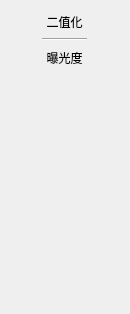
             <widget class="QWidget" name="page_6">
              <property name="geometry">
               <rect>
                <x>0</x>
                <y>0</y>
                <width>130</width>
                <height>314</height>
               </rect>
              </property>
              <attribute name="label">
               <string>阈值缩放</string>
              </attribute>
              <layout class="QGridLayout" name="gridLayout_5">
               <item row="0" column="0">
                <widget class="QToolButton" name="toolButton_12">
                 <property name="cursor">
                  <cursorShape>PointingHandCursor</cursorShape>
                 </property>
                 <property name="layoutDirection">
                  <enum>Qt::LeftToRight</enum>
                 </property>
                 <property name="styleSheet">
                  <string notr="true">QToolButton{
	border:none;
}
QToolButton:hover{
	background-color: rgb(214, 214, 214);
}
QToolButton:checked{
	background-color: rgb(214, 214, 214);
}</string>
                 </property>
                 <property name="text">
                  <string>二值化</string>
                 </property>
                 <property name="icon">
                  <iconset resource="iconimage.qrc">
                   <normaloff>:/iconImage/icon_threshold.png</normaloff>:/iconImage/icon_threshold.png</iconset>
                 </property>
                 <property name="iconSize">
                  <size>
                   <width>25</width>
                   <height>25</height>
                  </size>
                 </property>
                 <property name="checkable">
                  <bool>true</bool>
                 </property>
                 <property name="checked">
                  <bool>false</bool>
                 </property>
                 <property name="autoExclusive">
                  <bool>true</bool>
                 </property>
                 <property name="toolButtonStyle">
                  <enum>Qt::ToolButtonTextBesideIcon</enum>
                 </property>
                </widget>
               </item>
               <item row="2" column="0">
                <widget class="QToolButton" name="toolButton_13">
                 <property name="cursor">
                  <cursorShape>PointingHandCursor</cursorShape>
                 </property>
                 <property name="layoutDirection">
                  <enum>Qt::LeftToRight</enum>
                 </property>
                 <property name="styleSheet">
                  <string notr="true">QToolButton{
	border:none;
}
QToolButton:hover{
	background-color: rgb(214, 214, 214);
}
QToolButton:checked{
	background-color: rgb(214, 214, 214);
}</string>
                 </property>
                 <property name="text">
                  <string>曝光度</string>
                 </property>
                 <property name="icon">
                  <iconset resource="iconimage.qrc">
                   <normaloff>:/iconImage/icon_scale_image.png</normaloff>:/iconImage/icon_scale_image.png</iconset>
                 </property>
                 <property name="iconSize">
                  <size>
                   <width>25</width>
                   <height>25</height>
                  </size>
                 </property>
                 <property name="checkable">
                  <bool>true</bool>
                 </property>
                 <property name="checked">
                  <bool>false</bool>
                 </property>
                 <property name="autoExclusive">
                  <bool>true</bool>
                 </property>
                 <property name="toolButtonStyle">
                  <enum>Qt::ToolButtonTextBesideIcon</enum>
                 </property>
                </widget>
               </item>
               <item row="3" column="0">
                <spacer name="verticalSpacer_6">
                 <property name="orientation">
                  <enum>Qt::Vertical</enum>
                 </property>
                 <property name="sizeHint" stdset="0">
                  <size>
                   <width>20</width>
                   <height>40</height>
                  </size>
                 </property>
                </spacer>
               </item>
               <item row="1" column="0">
                <widget class="Line" name="line_16">
                 <property name="orientation">
                  <enum>Qt::Horizontal</enum>
                 </property>
                </widget>
               </item>
              </layout>
             </widget>
